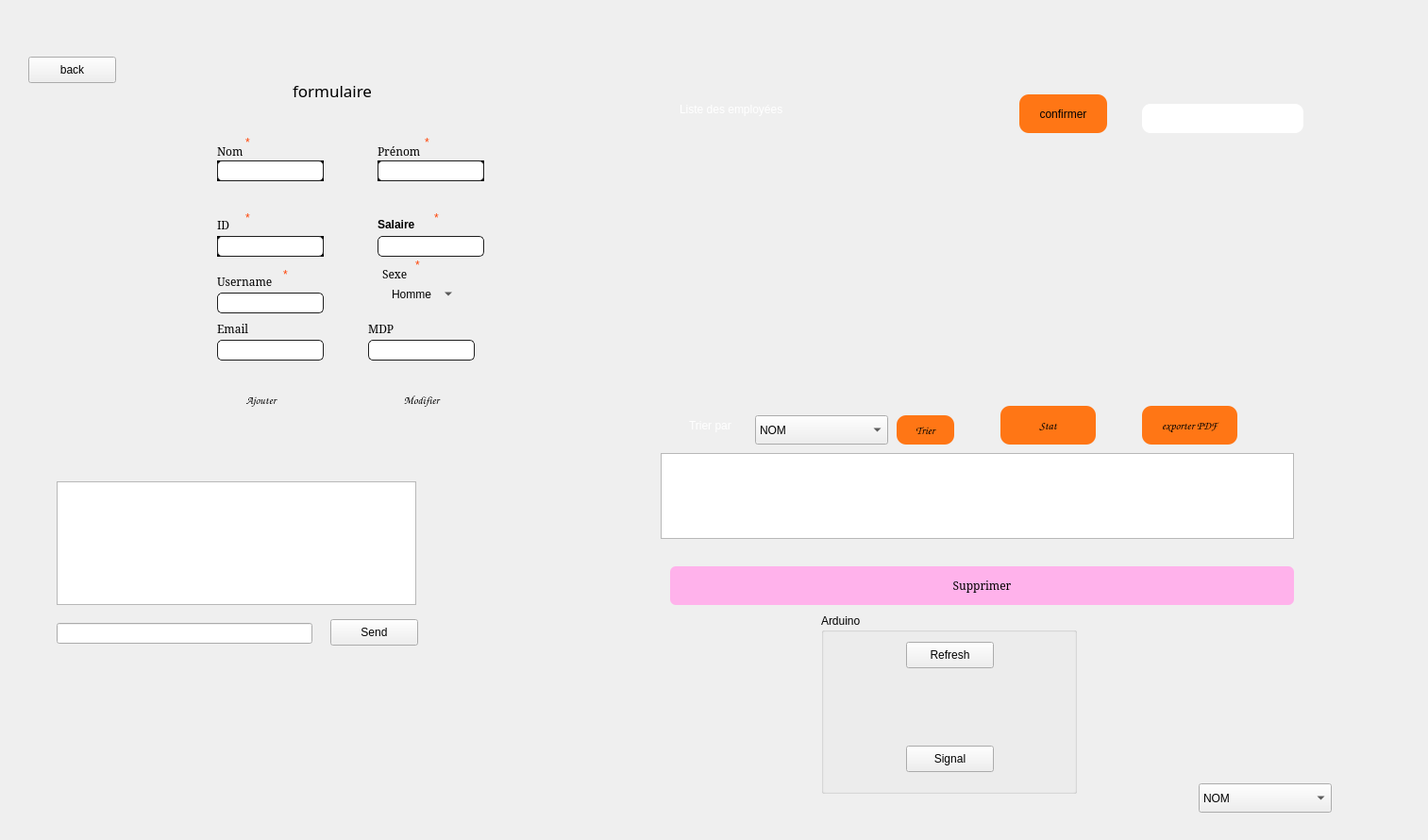
<?xml version="1.0" encoding="UTF-8"?>
<ui version="4.0">
 <class>gest_employee</class>
 <widget class="QDialog" name="gest_employee">
  <property name="geometry">
   <rect>
    <x>0</x>
    <y>0</y>
    <width>1513</width>
    <height>890</height>
   </rect>
  </property>
  <property name="windowTitle">
   <string>Dialog</string>
  </property>
  <widget class="QLabel" name="label_26">
   <property name="geometry">
    <rect>
     <x>1530</x>
     <y>360</y>
     <width>41</width>
     <height>31</height>
    </rect>
   </property>
   <property name="styleSheet">
    <string notr="true">font: 8pt &quot;Elephant&quot;;</string>
   </property>
   <property name="text">
    <string/>
   </property>
  </widget>
  <widget class="QLabel" name="label_16">
   <property name="geometry">
    <rect>
     <x>320</x>
     <y>720</y>
     <width>161</width>
     <height>171</height>
    </rect>
   </property>
   <property name="text">
    <string/>
   </property>
  </widget>
  <widget class="QComboBox" name="comboBox">
   <property name="geometry">
    <rect>
     <x>800</x>
     <y>440</y>
     <width>141</width>
     <height>31</height>
    </rect>
   </property>
   <item>
    <property name="text">
     <string>NOM</string>
    </property>
   </item>
   <item>
    <property name="text">
     <string>PRENOM</string>
    </property>
   </item>
   <item>
    <property name="text">
     <string>ID</string>
    </property>
   </item>
  </widget>
  <widget class="QTableView" name="ShowEMP">
   <property name="geometry">
    <rect>
     <x>590</x>
     <y>150</y>
     <width>861</width>
     <height>261</height>
    </rect>
   </property>
   <property name="styleSheet">
    <string notr="true">background-color : transparent </string>
   </property>
  </widget>
  <widget class="QPushButton" name="SuppButt">
   <property name="geometry">
    <rect>
     <x>710</x>
     <y>600</y>
     <width>661</width>
     <height>41</height>
    </rect>
   </property>
   <property name="font">
    <font>
     <family>Elephant</family>
    </font>
   </property>
   <property name="styleSheet">
    <string notr="true">QPushButton
{

	
background-color: rgb(255, 178, 235);
color: rgb(0, 0, 0);
border-style: solid;
    border-radius: 6;
}
QPushButton:hover
{
	
	background-color: rgb(255, 178, 235);
	color: rgb(0, 0, 0);
}
QPushButton:pressed
{
	
	background-color: rgb(255, 180, 200);

}</string>
   </property>
   <property name="text">
    <string>Supprimer</string>
   </property>
  </widget>
  <widget class="QGroupBox" name="groupBox">
   <property name="geometry">
    <rect>
     <x>870</x>
     <y>650</y>
     <width>271</width>
     <height>191</height>
    </rect>
   </property>
   <property name="title">
    <string>Arduino</string>
   </property>
   <widget class="QPushButton" name="pushButton_3">
    <property name="geometry">
     <rect>
      <x>90</x>
      <y>30</y>
      <width>93</width>
      <height>28</height>
     </rect>
    </property>
    <property name="text">
     <string>Refresh</string>
    </property>
   </widget>
   <widget class="QLabel" name="fireLabel">
    <property name="geometry">
     <rect>
      <x>110</x>
      <y>90</y>
      <width>56</width>
      <height>16</height>
     </rect>
    </property>
    <property name="text">
     <string/>
    </property>
   </widget>
   <widget class="QPushButton" name="offButton">
    <property name="geometry">
     <rect>
      <x>90</x>
      <y>140</y>
      <width>93</width>
      <height>28</height>
     </rect>
    </property>
    <property name="text">
     <string>Signal</string>
    </property>
   </widget>
  </widget>
  <widget class="QLabel" name="label_51">
   <property name="geometry">
    <rect>
     <x>1070</x>
     <y>480</y>
     <width>41</width>
     <height>31</height>
    </rect>
   </property>
   <property name="styleSheet">
    <string notr="true">font: 8pt &quot;Elephant&quot;;</string>
   </property>
   <property name="text">
    <string/>
   </property>
  </widget>
  <widget class="QLabel" name="label_13">
   <property name="geometry">
    <rect>
     <x>730</x>
     <y>430</y>
     <width>91</width>
     <height>41</height>
    </rect>
   </property>
   <property name="cursor">
    <cursorShape>IBeamCursor</cursorShape>
   </property>
   <property name="styleSheet">
    <string notr="true">color: rgb(255, 255, 255);
font: 8pt &quot;Elephant&quot;;</string>
   </property>
   <property name="text">
    <string>Trier par</string>
   </property>
  </widget>
  <widget class="QTextEdit" name="textEdit">
   <property name="geometry">
    <rect>
     <x>60</x>
     <y>510</y>
     <width>381</width>
     <height>131</height>
    </rect>
   </property>
  </widget>
  <widget class="QLabel" name="label_52">
   <property name="geometry">
    <rect>
     <x>1420</x>
     <y>620</y>
     <width>41</width>
     <height>31</height>
    </rect>
   </property>
   <property name="styleSheet">
    <string notr="true">font: 8pt &quot;Elephant&quot;;</string>
   </property>
   <property name="text">
    <string/>
   </property>
  </widget>
  <widget class="QFrame" name="mainframe">
   <property name="geometry">
    <rect>
     <x>200</x>
     <y>60</y>
     <width>421</width>
     <height>391</height>
    </rect>
   </property>
   <property name="styleSheet">
    <string notr="true">background-color: rgb(255, 255, 255,0);
border-radius: 40px;</string>
   </property>
   <property name="frameShape">
    <enum>QFrame::StyledPanel</enum>
   </property>
   <property name="frameShadow">
    <enum>QFrame::Raised</enum>
   </property>
   <widget class="QLabel" name="label_formulaire_2">
    <property name="geometry">
     <rect>
      <x>110</x>
      <y>20</y>
      <width>181</width>
      <height>31</height>
     </rect>
    </property>
    <property name="palette">
     <palette>
      <active>
       <colorrole role="Button">
        <brush brushstyle="SolidPattern">
         <color alpha="0">
          <red>255</red>
          <green>255</green>
          <blue>255</blue>
         </color>
        </brush>
       </colorrole>
       <colorrole role="Base">
        <brush brushstyle="SolidPattern">
         <color alpha="0">
          <red>255</red>
          <green>255</green>
          <blue>255</blue>
         </color>
        </brush>
       </colorrole>
       <colorrole role="Window">
        <brush brushstyle="SolidPattern">
         <color alpha="0">
          <red>255</red>
          <green>255</green>
          <blue>255</blue>
         </color>
        </brush>
       </colorrole>
      </active>
      <inactive>
       <colorrole role="Button">
        <brush brushstyle="SolidPattern">
         <color alpha="0">
          <red>255</red>
          <green>255</green>
          <blue>255</blue>
         </color>
        </brush>
       </colorrole>
       <colorrole role="Base">
        <brush brushstyle="SolidPattern">
         <color alpha="0">
          <red>255</red>
          <green>255</green>
          <blue>255</blue>
         </color>
        </brush>
       </colorrole>
       <colorrole role="Window">
        <brush brushstyle="SolidPattern">
         <color alpha="0">
          <red>255</red>
          <green>255</green>
          <blue>255</blue>
         </color>
        </brush>
       </colorrole>
      </inactive>
      <disabled>
       <colorrole role="Button">
        <brush brushstyle="SolidPattern">
         <color alpha="0">
          <red>255</red>
          <green>255</green>
          <blue>255</blue>
         </color>
        </brush>
       </colorrole>
       <colorrole role="Base">
        <brush brushstyle="SolidPattern">
         <color alpha="0">
          <red>255</red>
          <green>255</green>
          <blue>255</blue>
         </color>
        </brush>
       </colorrole>
       <colorrole role="Window">
        <brush brushstyle="SolidPattern">
         <color alpha="0">
          <red>255</red>
          <green>255</green>
          <blue>255</blue>
         </color>
        </brush>
       </colorrole>
      </disabled>
     </palette>
    </property>
    <property name="font">
     <font>
      <family>MV Boli</family>
      <pointsize>13</pointsize>
      <weight>50</weight>
      <italic>false</italic>
      <bold>false</bold>
     </font>
    </property>
    <property name="mouseTracking">
     <bool>true</bool>
    </property>
    <property name="styleSheet">
     <string notr="true">font: 13pt &quot;MV Boli&quot;;
</string>
    </property>
    <property name="frameShadow">
     <enum>QFrame::Plain</enum>
    </property>
    <property name="lineWidth">
     <number>0</number>
    </property>
    <property name="text">
     <string>formulaire</string>
    </property>
   </widget>
   <widget class="QFrame" name="frame_8">
    <property name="geometry">
     <rect>
      <x>30</x>
      <y>110</y>
      <width>113</width>
      <height>22</height>
     </rect>
    </property>
    <property name="styleSheet">
     <string notr="true">border: 3px solid black;
border-radius: 40px;
background: white;</string>
    </property>
    <property name="frameShape">
     <enum>QFrame::StyledPanel</enum>
    </property>
    <property name="frameShadow">
     <enum>QFrame::Raised</enum>
    </property>
    <widget class="QLineEdit" name="lineEdit_NOM">
     <property name="geometry">
      <rect>
       <x>0</x>
       <y>0</y>
       <width>113</width>
       <height>22</height>
      </rect>
     </property>
     <property name="styleSheet">
      <string notr="true">
    padding: 1px;
    border-style: solid;
    border: 1px solid #1e1e1e;
    border-radius: 5;
</string>
     </property>
    </widget>
   </widget>
   <widget class="QFrame" name="frame_9">
    <property name="geometry">
     <rect>
      <x>200</x>
      <y>110</y>
      <width>113</width>
      <height>22</height>
     </rect>
    </property>
    <property name="styleSheet">
     <string notr="true">border: 3px solid black;
border-radius: 40px;
background: white;</string>
    </property>
    <property name="frameShape">
     <enum>QFrame::StyledPanel</enum>
    </property>
    <property name="frameShadow">
     <enum>QFrame::Raised</enum>
    </property>
    <widget class="QLineEdit" name="lineEdit_PRE">
     <property name="geometry">
      <rect>
       <x>0</x>
       <y>0</y>
       <width>113</width>
       <height>22</height>
      </rect>
     </property>
     <property name="styleSheet">
      <string notr="true">padding: 1px;
    border-style: solid;
    border: 1px solid #1e1e1e;
    border-radius: 5;</string>
     </property>
    </widget>
   </widget>
   <widget class="QLabel" name="label_19">
    <property name="geometry">
     <rect>
      <x>60</x>
      <y>80</y>
      <width>21</width>
      <height>21</height>
     </rect>
    </property>
    <property name="styleSheet">
     <string notr="true">color:rgb(255, 67, 5);
</string>
    </property>
    <property name="text">
     <string>*</string>
    </property>
   </widget>
   <widget class="QLabel" name="label_21">
    <property name="geometry">
     <rect>
      <x>200</x>
      <y>90</y>
      <width>61</width>
      <height>20</height>
     </rect>
    </property>
    <property name="font">
     <font>
      <family>Elephant</family>
     </font>
    </property>
    <property name="text">
     <string>Prénom</string>
    </property>
   </widget>
   <widget class="QLabel" name="label_22">
    <property name="geometry">
     <rect>
      <x>250</x>
      <y>80</y>
      <width>21</width>
      <height>21</height>
     </rect>
    </property>
    <property name="styleSheet">
     <string notr="true">color:rgb(255, 67, 5);
</string>
    </property>
    <property name="text">
     <string>*</string>
    </property>
   </widget>
   <widget class="QLabel" name="label_23">
    <property name="geometry">
     <rect>
      <x>30</x>
      <y>170</y>
      <width>56</width>
      <height>16</height>
     </rect>
    </property>
    <property name="font">
     <font>
      <family>Elephant</family>
     </font>
    </property>
    <property name="text">
     <string>ID</string>
    </property>
   </widget>
   <widget class="QLabel" name="label_28">
    <property name="geometry">
     <rect>
      <x>60</x>
      <y>160</y>
      <width>21</width>
      <height>21</height>
     </rect>
    </property>
    <property name="styleSheet">
     <string notr="true">color:rgb(255, 67, 5);
</string>
    </property>
    <property name="text">
     <string>*</string>
    </property>
   </widget>
   <widget class="QFrame" name="frame_10">
    <property name="geometry">
     <rect>
      <x>30</x>
      <y>190</y>
      <width>113</width>
      <height>22</height>
     </rect>
    </property>
    <property name="styleSheet">
     <string notr="true">border: 3px solid black;
border-radius: 40px;
background: white;</string>
    </property>
    <property name="frameShape">
     <enum>QFrame::StyledPanel</enum>
    </property>
    <property name="frameShadow">
     <enum>QFrame::Raised</enum>
    </property>
    <widget class="QFrame" name="frame_11">
     <property name="geometry">
      <rect>
       <x>0</x>
       <y>0</y>
       <width>113</width>
       <height>22</height>
      </rect>
     </property>
     <property name="styleSheet">
      <string notr="true">border: 3px solid black;
border-radius: 40px;
background: white;</string>
     </property>
     <property name="frameShape">
      <enum>QFrame::StyledPanel</enum>
     </property>
     <property name="frameShadow">
      <enum>QFrame::Raised</enum>
     </property>
     <widget class="QLineEdit" name="lineEdit_ID">
      <property name="geometry">
       <rect>
        <x>0</x>
        <y>0</y>
        <width>113</width>
        <height>22</height>
       </rect>
      </property>
      <property name="styleSheet">
       <string notr="true">padding: 1px;
    border-style: solid;
    border: 1px solid #1e1e1e;
    border-radius: 5;</string>
      </property>
     </widget>
    </widget>
   </widget>
   <widget class="QPushButton" name="bouton1_2">
    <property name="geometry">
     <rect>
      <x>30</x>
      <y>350</y>
      <width>93</width>
      <height>28</height>
     </rect>
    </property>
    <property name="font">
     <font>
      <family>Comic Sans MS</family>
      <pointsize>9</pointsize>
      <weight>9</weight>
      <italic>false</italic>
      <bold>false</bold>
     </font>
    </property>
    <property name="styleSheet">
     <string notr="true">QPushButton {
background-color: rgb(255, 118, 21);
font: 75 9pt &quot;Comic Sans MS&quot;;
color: rgb(0, 0, 0);
border-radius:10px;
}

QPushButton:hover {
	background-color: rgb(255, 140, 0);
font: 75 9pt &quot;Comic Sans MS&quot;;
color: rgb(0, 0, 0);
border-radius:10px;
}
QPushButton:pressed {
	background-color: rgb(255, 179, 0);
font: 75 9pt &quot;Comic Sans MS&quot;;
color: rgb(0, 0, 0);
border-radius:10px;
}
Write to Lina Mejri
</string>
    </property>
    <property name="text">
     <string>Ajouter</string>
    </property>
   </widget>
   <widget class="QPushButton" name="b2_2">
    <property name="geometry">
     <rect>
      <x>200</x>
      <y>350</y>
      <width>93</width>
      <height>28</height>
     </rect>
    </property>
    <property name="font">
     <font>
      <family>Comic Sans MS</family>
      <pointsize>9</pointsize>
      <weight>9</weight>
      <italic>false</italic>
      <bold>false</bold>
     </font>
    </property>
    <property name="styleSheet">
     <string notr="true">QPushButton {
background-color: rgb(255, 118, 21);
font: 75 9pt &quot;Comic Sans MS&quot;;
color: rgb(0, 0, 0);
border-radius:10px;
}

QPushButton:hover {
	background-color: rgb(255, 140, 0);
font: 75 9pt &quot;Comic Sans MS&quot;;
color: rgb(0, 0, 0);
border-radius:10px;
}
QPushButton:pressed {
	background-color: rgb(255, 179, 0);
font: 75 9pt &quot;Comic Sans MS&quot;;
color: rgb(0, 0, 0);
border-radius:10px;
}
Write to Lina Mejri
</string>
    </property>
    <property name="text">
     <string>Modifier</string>
    </property>
   </widget>
   <widget class="QLabel" name="label_37">
    <property name="geometry">
     <rect>
      <x>20</x>
      <y>10</y>
      <width>61</width>
      <height>61</height>
     </rect>
    </property>
    <property name="text">
     <string/>
    </property>
   </widget>
   <widget class="QLabel" name="label_38">
    <property name="geometry">
     <rect>
      <x>30</x>
      <y>90</y>
      <width>61</width>
      <height>20</height>
     </rect>
    </property>
    <property name="font">
     <font>
      <family>Elephant</family>
     </font>
    </property>
    <property name="text">
     <string>Nom</string>
    </property>
   </widget>
   <widget class="QLineEdit" name="lineEdit_Salaire">
    <property name="geometry">
     <rect>
      <x>200</x>
      <y>190</y>
      <width>113</width>
      <height>22</height>
     </rect>
    </property>
    <property name="styleSheet">
     <string notr="true">padding: 1px;
    border-style: solid;
    border: 1px solid #1e1e1e;
    border-radius: 5;
background-color: rgb(255, 255, 255);</string>
    </property>
   </widget>
   <widget class="QLabel" name="label_39">
    <property name="geometry">
     <rect>
      <x>260</x>
      <y>160</y>
      <width>21</width>
      <height>21</height>
     </rect>
    </property>
    <property name="styleSheet">
     <string notr="true">color:rgb(255, 67, 5);
</string>
    </property>
    <property name="text">
     <string>*</string>
    </property>
   </widget>
   <widget class="QLabel" name="label_40">
    <property name="geometry">
     <rect>
      <x>200</x>
      <y>170</y>
      <width>56</width>
      <height>16</height>
     </rect>
    </property>
    <property name="font">
     <font>
      <pointsize>9</pointsize>
      <weight>75</weight>
      <bold>true</bold>
     </font>
    </property>
    <property name="text">
     <string>Salaire</string>
    </property>
   </widget>
   <widget class="QLineEdit" name="lineEdit">
    <property name="geometry">
     <rect>
      <x>100</x>
      <y>330</y>
      <width>113</width>
      <height>22</height>
     </rect>
    </property>
   </widget>
   <widget class="QLabel" name="label_24">
    <property name="geometry">
     <rect>
      <x>30</x>
      <y>230</y>
      <width>71</width>
      <height>16</height>
     </rect>
    </property>
    <property name="font">
     <font>
      <family>Elephant</family>
     </font>
    </property>
    <property name="text">
     <string>Username</string>
    </property>
   </widget>
   <widget class="QLabel" name="label_25">
    <property name="geometry">
     <rect>
      <x>205</x>
      <y>220</y>
      <width>61</width>
      <height>20</height>
     </rect>
    </property>
    <property name="font">
     <font>
      <family>Elephant</family>
     </font>
    </property>
    <property name="text">
     <string>Sexe</string>
    </property>
   </widget>
   <widget class="QLabel" name="label_29">
    <property name="geometry">
     <rect>
      <x>100</x>
      <y>220</y>
      <width>21</width>
      <height>21</height>
     </rect>
    </property>
    <property name="styleSheet">
     <string notr="true">color:rgb(255, 67, 5);
</string>
    </property>
    <property name="text">
     <string>*</string>
    </property>
   </widget>
   <widget class="QLabel" name="label_30">
    <property name="geometry">
     <rect>
      <x>240</x>
      <y>210</y>
      <width>21</width>
      <height>21</height>
     </rect>
    </property>
    <property name="styleSheet">
     <string notr="true">color:rgb(255, 67, 5);
</string>
    </property>
    <property name="text">
     <string>*</string>
    </property>
   </widget>
   <widget class="QComboBox" name="SexeCombo">
    <property name="geometry">
     <rect>
      <x>210</x>
      <y>241</y>
      <width>73</width>
      <height>21</height>
     </rect>
    </property>
    <item>
     <property name="text">
      <string>Homme</string>
     </property>
    </item>
    <item>
     <property name="text">
      <string>Femme</string>
     </property>
    </item>
   </widget>
   <widget class="QLineEdit" name="Mail">
    <property name="geometry">
     <rect>
      <x>30</x>
      <y>300</y>
      <width>113</width>
      <height>22</height>
     </rect>
    </property>
    <property name="styleSheet">
     <string notr="true">background-color: rgb(255, 255, 255);
    padding: 1px;
    border-style: solid;
    border: 1px solid #1e1e1e;
    border-radius: 5;
</string>
    </property>
   </widget>
   <widget class="QLineEdit" name="MDP">
    <property name="geometry">
     <rect>
      <x>190</x>
      <y>300</y>
      <width>113</width>
      <height>22</height>
     </rect>
    </property>
    <property name="styleSheet">
     <string notr="true">background-color: rgb(255, 255, 255);
    padding: 1px;
    border-style: solid;
    border: 1px solid #1e1e1e;
    border-radius: 5;
</string>
    </property>
   </widget>
   <widget class="QLabel" name="label_27">
    <property name="geometry">
     <rect>
      <x>30</x>
      <y>280</y>
      <width>71</width>
      <height>16</height>
     </rect>
    </property>
    <property name="font">
     <font>
      <family>Elephant</family>
     </font>
    </property>
    <property name="text">
     <string>Email</string>
    </property>
   </widget>
   <widget class="QLabel" name="label_31">
    <property name="geometry">
     <rect>
      <x>190</x>
      <y>280</y>
      <width>71</width>
      <height>16</height>
     </rect>
    </property>
    <property name="font">
     <font>
      <family>Elephant</family>
     </font>
    </property>
    <property name="text">
     <string>MDP</string>
    </property>
   </widget>
   <widget class="QLineEdit" name="lineEditUser">
    <property name="geometry">
     <rect>
      <x>30</x>
      <y>250</y>
      <width>113</width>
      <height>22</height>
     </rect>
    </property>
    <property name="styleSheet">
     <string notr="true">background-color: rgb(255, 255, 255);
    padding: 1px;
    border-style: solid;
    border: 1px solid #1e1e1e;
    border-radius: 5;
</string>
    </property>
   </widget>
   <zorder>SexeCombo</zorder>
   <zorder>label_formulaire_2</zorder>
   <zorder>frame_8</zorder>
   <zorder>frame_9</zorder>
   <zorder>label_19</zorder>
   <zorder>label_21</zorder>
   <zorder>label_22</zorder>
   <zorder>label_23</zorder>
   <zorder>label_28</zorder>
   <zorder>frame_10</zorder>
   <zorder>bouton1_2</zorder>
   <zorder>b2_2</zorder>
   <zorder>label_37</zorder>
   <zorder>label_38</zorder>
   <zorder>lineEdit_Salaire</zorder>
   <zorder>label_39</zorder>
   <zorder>label_40</zorder>
   <zorder>lineEdit</zorder>
   <zorder>label_24</zorder>
   <zorder>label_25</zorder>
   <zorder>label_29</zorder>
   <zorder>label_30</zorder>
   <zorder>Mail</zorder>
   <zorder>MDP</zorder>
   <zorder>label_27</zorder>
   <zorder>label_31</zorder>
   <zorder>lineEditUser</zorder>
  </widget>
  <widget class="QLineEdit" name="lineEdit_2">
   <property name="geometry">
    <rect>
     <x>1210</x>
     <y>110</y>
     <width>171</width>
     <height>31</height>
    </rect>
   </property>
   <property name="cursor">
    <cursorShape>ArrowCursor</cursorShape>
   </property>
   <property name="styleSheet">
    <string notr="true">border-radius: 9px;
background-color: rgb(255, 255, 255);</string>
   </property>
  </widget>
  <widget class="QLabel" name="label_49">
   <property name="geometry">
    <rect>
     <x>1480</x>
     <y>360</y>
     <width>41</width>
     <height>31</height>
    </rect>
   </property>
   <property name="styleSheet">
    <string notr="true">font: 8pt &quot;Elephant&quot;;</string>
   </property>
   <property name="text">
    <string/>
   </property>
  </widget>
  <widget class="QPushButton" name="pushButton_2">
   <property name="geometry">
    <rect>
     <x>950</x>
     <y>440</y>
     <width>61</width>
     <height>31</height>
    </rect>
   </property>
   <property name="font">
    <font>
     <family>Comic Sans MS</family>
     <pointsize>9</pointsize>
     <weight>9</weight>
     <italic>false</italic>
     <bold>false</bold>
    </font>
   </property>
   <property name="styleSheet">
    <string notr="true">QPushButton {
background-color: rgb(255, 118, 21);
font: 75 9pt &quot;Comic Sans MS&quot;;
color: rgb(0, 0, 0);
border-radius:10px;
}

QPushButton:hover {
	background-color: rgb(255, 140, 0);
font: 75 9pt &quot;Comic Sans MS&quot;;
color: rgb(0, 0, 0);
border-radius:10px;
}
QPushButton:pressed {
	background-color: rgb(255, 179, 0);
font: 75 9pt &quot;Comic Sans MS&quot;;
color: rgb(0, 0, 0);
border-radius:10px;
}</string>
   </property>
   <property name="text">
    <string>Trier</string>
   </property>
  </widget>
  <widget class="QPushButton" name="sendButton">
   <property name="geometry">
    <rect>
     <x>350</x>
     <y>656</y>
     <width>93</width>
     <height>28</height>
    </rect>
   </property>
   <property name="text">
    <string>Send</string>
   </property>
  </widget>
  <widget class="QPushButton" name="pushButton_5">
   <property name="geometry">
    <rect>
     <x>1210</x>
     <y>430</y>
     <width>101</width>
     <height>41</height>
    </rect>
   </property>
   <property name="font">
    <font>
     <family>Comic Sans MS</family>
     <pointsize>9</pointsize>
     <weight>9</weight>
     <italic>false</italic>
     <bold>false</bold>
    </font>
   </property>
   <property name="styleSheet">
    <string notr="true">QPushButton {
background-color: rgb(255, 118, 21);
font: 75 9pt &quot;Comic Sans MS&quot;;
color: rgb(0, 0, 0);
border-radius:10px;
}

QPushButton:hover {
	background-color: rgb(255, 140, 0);
font: 75 9pt &quot;Comic Sans MS&quot;;
color: rgb(0, 0, 0);
border-radius:10px;
}
QPushButton:pressed {
	background-color: rgb(255, 179, 0);
font: 75 9pt &quot;Comic Sans MS&quot;;
color: rgb(0, 0, 0);
border-radius:10px;
}</string>
   </property>
   <property name="text">
    <string>exporter PDF</string>
   </property>
  </widget>
  <widget class="QLabel" name="label_11">
   <property name="geometry">
    <rect>
     <x>720</x>
     <y>90</y>
     <width>181</width>
     <height>51</height>
    </rect>
   </property>
   <property name="styleSheet">
    <string notr="true">font: 10pt &quot;Elephant&quot;;
color: rgb(255, 255, 255);</string>
   </property>
   <property name="text">
    <string>Liste des employées</string>
   </property>
  </widget>
  <widget class="QLabel" name="label_20">
   <property name="geometry">
    <rect>
     <x>740</x>
     <y>480</y>
     <width>41</width>
     <height>31</height>
    </rect>
   </property>
   <property name="styleSheet">
    <string notr="true">font: 8pt &quot;Elephant&quot;;</string>
   </property>
   <property name="text">
    <string/>
   </property>
  </widget>
  <widget class="QLabel" name="ilabel_img">
   <property name="geometry">
    <rect>
     <x>670</x>
     <y>170</y>
     <width>56</width>
     <height>41</height>
    </rect>
   </property>
   <property name="text">
    <string/>
   </property>
  </widget>
  <widget class="QPushButton" name="pushButton">
   <property name="geometry">
    <rect>
     <x>1080</x>
     <y>100</y>
     <width>93</width>
     <height>41</height>
    </rect>
   </property>
   <property name="styleSheet">
    <string notr="true">QPushButton {
background-color: rgb(255, 118, 21);
font: 75 9pt &quot;Comic Sans MS&quot;;
color: rgb(0, 0, 0);
border-radius:10px;
}

QPushButton:hover {
	background-color: rgb(255, 140, 0);
font: 75 9pt &quot;Comic Sans MS&quot;;
color: rgb(0, 0, 0);
border-radius:10px;
}
QPushButton:pressed {
	background-color: rgb(255, 179, 0);
font: 75 9pt &quot;Comic Sans MS&quot;;
color: rgb(0, 0, 0);
border-radius:10px;
}</string>
   </property>
   <property name="text">
    <string>confirmer</string>
   </property>
  </widget>
  <widget class="QPushButton" name="pushButton_4">
   <property name="geometry">
    <rect>
     <x>1060</x>
     <y>430</y>
     <width>101</width>
     <height>41</height>
    </rect>
   </property>
   <property name="font">
    <font>
     <family>Comic Sans MS</family>
     <pointsize>9</pointsize>
     <weight>9</weight>
     <italic>false</italic>
     <bold>false</bold>
    </font>
   </property>
   <property name="styleSheet">
    <string notr="true">QPushButton {
background-color: rgb(255, 118, 21);
font: 75 9pt &quot;Comic Sans MS&quot;;
color: rgb(0, 0, 0);
border-radius:10px;
}

QPushButton:hover {
	background-color: rgb(255, 140, 0);
font: 75 9pt &quot;Comic Sans MS&quot;;
color: rgb(0, 0, 0);
border-radius:10px;
}
QPushButton:pressed {
	background-color: rgb(255, 179, 0);
font: 75 9pt &quot;Comic Sans MS&quot;;
color: rgb(0, 0, 0);
border-radius:10px;
}</string>
   </property>
   <property name="text">
    <string>Stat</string>
   </property>
  </widget>
  <widget class="QLabel" name="label_42">
   <property name="geometry">
    <rect>
     <x>10</x>
     <y>0</y>
     <width>1441</width>
     <height>851</height>
    </rect>
   </property>
   <property name="text">
    <string/>
   </property>
   <property name="pixmap">
    <pixmap>../../../Downloads/005656le55.jpg</pixmap>
   </property>
   <property name="scaledContents">
    <bool>true</bool>
   </property>
  </widget>
  <widget class="QLabel" name="label_18">
   <property name="geometry">
    <rect>
     <x>460</x>
     <y>680</y>
     <width>131</width>
     <height>121</height>
    </rect>
   </property>
   <property name="styleSheet">
    <string notr="true">font: 8pt &quot;Elephant&quot;;
color: rgb(87, 98, 255);</string>
   </property>
   <property name="text">
    <string/>
   </property>
  </widget>
  <widget class="QTextBrowser" name="PdfEdit">
   <property name="geometry">
    <rect>
     <x>700</x>
     <y>480</y>
     <width>671</width>
     <height>91</height>
    </rect>
   </property>
  </widget>
  <widget class="QLineEdit" name="lineEdit_3">
   <property name="geometry">
    <rect>
     <x>60</x>
     <y>660</y>
     <width>271</width>
     <height>22</height>
    </rect>
   </property>
  </widget>
  <widget class="QComboBox" name="comboBox_2">
   <property name="geometry">
    <rect>
     <x>1270</x>
     <y>830</y>
     <width>141</width>
     <height>31</height>
    </rect>
   </property>
   <item>
    <property name="text">
     <string>NOM</string>
    </property>
   </item>
   <item>
    <property name="text">
     <string>PRENOM</string>
    </property>
   </item>
   <item>
    <property name="text">
     <string>ID</string>
    </property>
   </item>
  </widget>
  <widget class="QPushButton" name="pushButton_6">
   <property name="geometry">
    <rect>
     <x>30</x>
     <y>60</y>
     <width>93</width>
     <height>28</height>
    </rect>
   </property>
   <property name="text">
    <string>back</string>
   </property>
  </widget>
  <zorder>label_42</zorder>
  <zorder>label_26</zorder>
  <zorder>label_16</zorder>
  <zorder>comboBox</zorder>
  <zorder>ShowEMP</zorder>
  <zorder>SuppButt</zorder>
  <zorder>groupBox</zorder>
  <zorder>label_51</zorder>
  <zorder>label_13</zorder>
  <zorder>textEdit</zorder>
  <zorder>label_52</zorder>
  <zorder>mainframe</zorder>
  <zorder>lineEdit_2</zorder>
  <zorder>label_49</zorder>
  <zorder>pushButton_2</zorder>
  <zorder>sendButton</zorder>
  <zorder>pushButton_5</zorder>
  <zorder>label_11</zorder>
  <zorder>label_20</zorder>
  <zorder>ilabel_img</zorder>
  <zorder>pushButton</zorder>
  <zorder>pushButton_4</zorder>
  <zorder>label_18</zorder>
  <zorder>PdfEdit</zorder>
  <zorder>lineEdit_3</zorder>
  <zorder>comboBox_2</zorder>
  <zorder>pushButton_6</zorder>
 </widget>
 <resources/>
 <connections/>
</ui>
